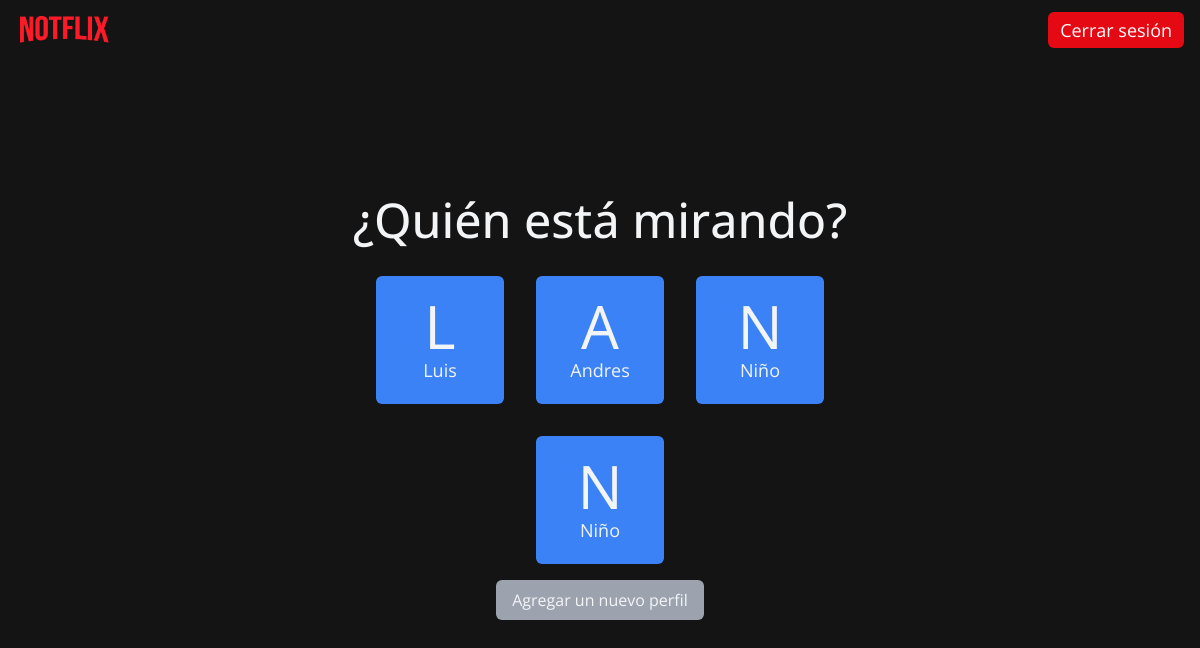
The page /profile/ (signed in) on the database its author committed.
### core/models.py (models this page shows)
class Profile(models.Model):
    name=models.CharField(max_length=225)
    age_limit=models.CharField(max_length=5,choices=AGE_CHOICES)
    uuid=models.UUIDField(default=uuid.uuid4,unique=True)
    def __str__(self):
        return self.name +" "+self.age_limit

### core/views.py (the view)
# urls.py: path('profile/',ProfileList.as_view(),name='profile_list'),
@method_decorator(login_required,name='dispatch')
class ProfileList(View):
    def get(self,request,*args, **kwargs):
        profiles=request.user.profiles.all()
        print(profiles)
        return render(request,'profileList.html',{
            'profiles':profiles
        })

### templates/profileList.html (shortened to what this page needs)
{% extends 'base.html' %}
{% load static %}
{% block content %}
    {% include 'partials/navbar.html' %}
    <section class='bg-primary_black min-h-screen py-20 md:py-0 flex-col flex justify-center items-center'>
        <h2 class="text-center font-medium text-5xl my-4 text-gray-100">
            ¿Quién está mirando?
        </h2>
        <div class="flex flex-wrap justify-center items-center w-10/12  md:w-6/12">
        {% for profile in profiles %}
            <a href="{% url 'core:watch' profile_id=profile.uuid %}">
                <div class="w-32 h-32 m-4  bg-blue-500 flex justify-center items-center flex-col rounded-md cursor-pointer">
                    <p class='text-6xl'>
                        {{profile.name | slice:":1"}}
                    </p>
                    <p class='text-lg'>
                        {{profile.name}}
                    </p>
                </div>
            </a>
        {% endfor %}
        </div>
        {% if request.user.profiles.all|length < 5 %}
            <div class="flex justify-center items-center">
                <a href="{% url 'core:profile_create' %}">
                    <button class="px-4 py-2 rounded-md outline-none bg-gray-400 text-gray-100">
                        Agregar un nuevo perfil
                    </button>
                </a>
            </div>
        {% endif %}
    </section>
{% endblock content %}

### static/style.css (style rules this page uses)
html { -moz-tab-size: 4; -o-tab-size: 4; tab-size: 4; }
html { line-height: 1.15; -webkit-text-size-adjust: 100%; }
body { margin: 0; }
body { font-family: system-ui, -apple-system, 'Segoe UI', Roboto, Helvetica, Arial, sans-serif, 'Apple Color Emoji', 'Segoe UI Emoji'; }
button, input, optgroup, select, textarea { font-family: inherit; font-size: 100%; line-height: 1.15; margin: 0; }
button, select { text-transform: none; }
button, [type='button'] { -webkit-appearance: button; }
blockquote, dl, dd, h1, h2, h3, h4, h5, h6, hr, figure, p, pre { margin: 0; }
button { background-color: transparent; background-image: none; }
html { font-family: ui-sans-serif, system-ui, -apple-system, BlinkMacSystemFont, "Segoe UI", Roboto, "Helvetica Neue", Arial, "Noto Sans", sans-serif, "Apple Color Emoji", "Segoe UI Emoji", "Segoe UI Symbol", "Noto Color Emoji"; line-height: 1.5; }
body { font-family: inherit; line-height: inherit; }
button { cursor: pointer; }
h1, h2, h3, h4, h5, h6 { font-size: inherit; font-weight: inherit; }
a { color: inherit; text-decoration: inherit; }
button, input, optgroup, select, textarea { padding: 0; line-height: inherit; color: inherit; }
.bg-black { --tw-bg-opacity: 1; background-color: rgba(0, 0, 0, var(--tw-bg-opacity)); }
.bg-gray-400 { --tw-bg-opacity: 1; background-color: rgba(156, 163, 175, var(--tw-bg-opacity)); }
.bg-blue-500 { --tw-bg-opacity: 1; background-color: rgba(59, 130, 246, var(--tw-bg-opacity)); }
.bg-primary_black { --tw-bg-opacity: 1; background-color: rgba(20, 20, 20, var(--tw-bg-opacity)); }
.rounded-md { border-radius: 0.375rem; }
.cursor-pointer { cursor: pointer; }
.flex { display: flex; }
.flex-col { flex-direction: column; }
.flex-wrap { flex-wrap: wrap; }
.items-center { align-items: center; }
.justify-center { justify-content: center; }
.font-primary { font-family: Open Sans; }
.font-medium { font-weight: 500; }
.h-32 { height: 8rem; }
.text-lg { font-size: 1.125rem; line-height: 1.75rem; }
.text-5xl { font-size: 3rem; line-height: 1; }
.text-6xl { font-size: 3.75rem; line-height: 1; }
.m-4 { margin: 1rem; }
.my-4 { margin-top: 1rem; margin-bottom: 1rem; }
.min-h-screen { min-height: 100vh; }
.outline-none { outline: 2px solid transparent; outline-offset: 2px; }
.py-2 { padding-top: 0.5rem; padding-bottom: 0.5rem; }
.px-4 { padding-left: 1rem; padding-right: 1rem; }
.py-20 { padding-top: 5rem; padding-bottom: 5rem; }
* { --tw-shadow: 0 0 #0000; }
* { --tw-ring-inset: var(--tw-empty, ); --tw-ring-offset-width: 0px; --tw-ring-offset-color: #fff; --tw-ring-color: rgba(59, 130, 246, 0.5); --tw-ring-offset-shadow: 0 0 #0000; --tw-ring-shadow: 0 0 #0000; }
.text-center { text-align: center; }
.text-gray-100 { --tw-text-opacity: 1; color: rgba(243, 244, 246, var(--tw-text-opacity)); }
.w-32 { width: 8rem; }
.w-10\/12 { width: 83.333333%; }
@media (min-width: 768px) { .md\:py-0 { padding-top: 0px; padding-bottom: 0px; } }
@media (min-width: 768px) { .md\:w-6\/12 { width: 50%; } }

### rows shown on the page
Profile: name "L", name "Luis"
Profile: name "A", name "Andres"
Profile: name "N", name "Niño"
Profile: name "N", name "Niño"
